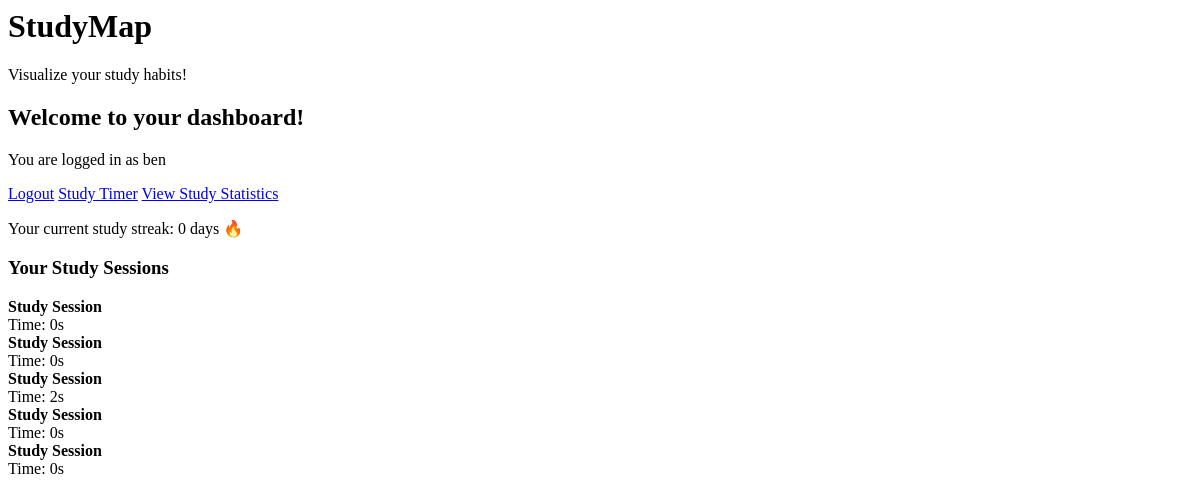
The app's page / (signed in), older data.
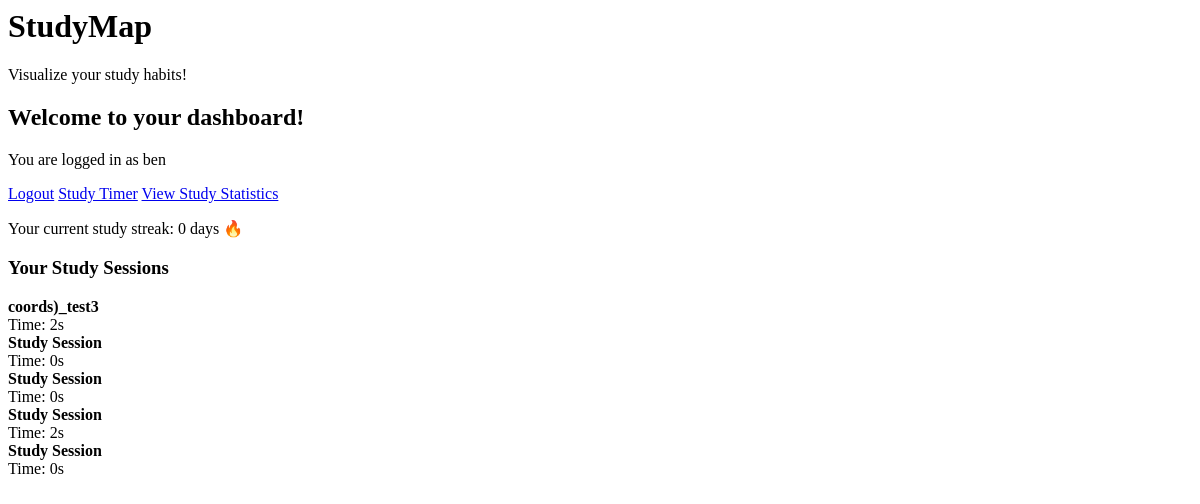
The same page, newer data.
### studyapp/models.py (models this page shows, shortened)
class Stopwatch(models.Model):
    user = models.ForeignKey(User, on_delete=models.CASCADE)
    time_spent = models.IntegerField(default=0)
    time_start = models.DateTimeField(default = timezone.now)
    title = models.CharField(max_length=40)
    latitude = models.DecimalField(default = 0, max_digits=19, decimal_places=10, null = True, blank=True)
    longitude = models.DecimalField(default = 0, max_digits=19, decimal_places=10, null = True, blank=True)
    def get_duration(self):
        hours = self.time_spent // 3600
        minutes = (self.time_spent % 3600) // 60
        seconds = self.time_spent % 60
        return {'hours': hours, 'minutes': minutes, 'seconds': seconds}
    @staticmethod
    def calculate_study_streak(user):
        sessions = Stopwatch.objects.filter(user=user).order_by('-time_start')
        unique_study_dates = set()  # Track unique study dates
        streak = 0
        last_study_date = None
        for session in sessions:
            if session.time_spent >= 600:
                study_date = session.time_start.date()
                if study_date not in unique_study_dates:
                    unique_study_dates.add(study_date)
                    if last_study_date is None or (last_study_date - study_date).days == 1:
                        streak += 1
                        last_study_date = study_date
                    else:
                        break  # stop counting if there's a gap
        return streak

### studyapp/views.py (the view)
# urls.py: path('', dashboard, name='dashboard'),
def dashboard(request):
    if not request.user.is_authenticated:
        return redirect('login')
    study_sessions = Stopwatch.objects.filter(user=request.user).order_by('-time_start')[:5]
    streak = Stopwatch.calculate_study_streak(request.user)
    context = {
        'study_sessions': study_sessions,
        'streak': streak,
    }
    return render(request, 'dashboard.html', context)

### studyapp/templates/dashboard.html (shortened to what this page needs)
{% load static %}
{% load sass_tags %}
<html>
<head>
    <link rel="stylesheet" href="{% sass_src 'scss/styles.scss' %}"/>
</head>
<body>
    <header>
        <h1>
            <b>StudyMap</b>
        </h1>
        <p class="tagline">Visualize your study habits!</p>
    </header>
    <div class="dashboard-container">
        <div class="dashboard-left">
            <h2>Welcome to your dashboard!</h2>
            <p>You are logged in as {{ request.user.username }}</p>
            <div class="dashboard-buttons">
                <a href="{% url 'logout' %}" class="nb-button blue">Logout</a>
                <a href="{% url 'study_timer' %}" class="nb-button blue">Study Timer</a>
                <a href="{% url 'study_statistics' %}" class="nb-button blue">View Study Statistics</a>
            </div>
            <p>Your current study streak: {{ streak }} days 🔥</p>
        </div>
        <div class="dashboard-right">
            <h3>Your Study Sessions</h3>
            <div class="study-sessions-container">
                {% for session in study_sessions %}
                <div class="study-session">
                    <strong>{{ session.title }}</strong><br>
                    Time:
                    {{ session.get_duration.seconds }}s
                </div>
                {% empty %}
                <p>No study sessions found.</p>
                {% endfor %}
            </div>
        </div>
    </div>
</body>
</html>

Row changes from the older to the newer data that the page shows:
no longer on this page (row unchanged): Stopwatch: title "Study Session", get_duration.seconds "0"
added Stopwatch: title "coords)_test3", get_duration.seconds "2"
